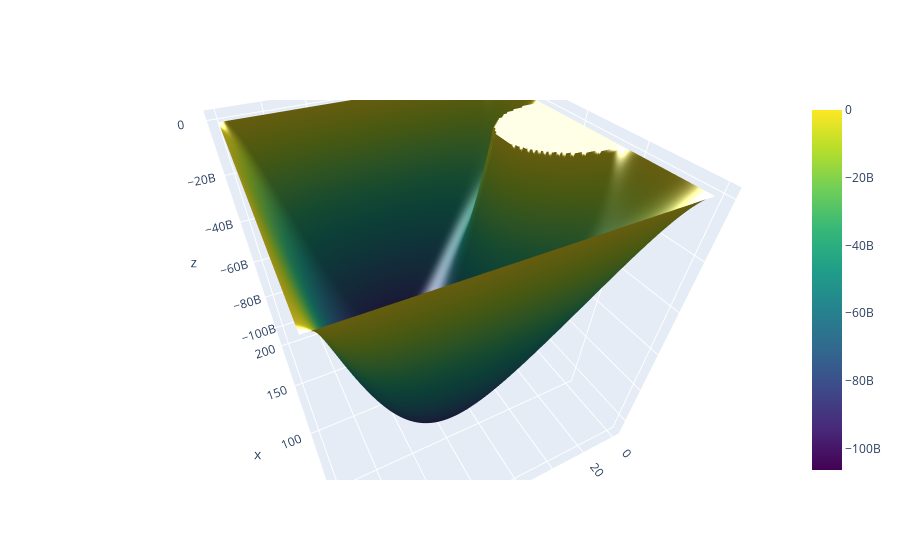

This figure's notebook cell:
### Code cell
lighting_effects = dict(ambient=0.4, diffuse=0.5, roughness = 0.9, specular=2, fresnel=0.2)
fig = go.Figure(go.Surface(
    #contours = {
    #    "x": {"show": True, "start": 1.5, "end": 2, "size": 0.04, "color":"white"},
    #    "z": {"show": True, "start": 0.5, "end": 0.8, "size": 0.05}
    #},
    x = list_x,
    y = list_y,
    z = A_values,
    colorscale='Viridis', lighting=lighting_effects
))
fig.update_layout(
        scene = {
            #"xaxis": { "nticks": 10, 
            #            "gridcolor":'rgb(255, 255, 255)',
            #            "zerolinecolor":'rgb(255, 255, 255)',
            #            "showbackground":True,
            #            "backgroundcolor":'rgb(230, 230,230)'},
            #"yaxis": {"nticks": 10,
            #            "gridcolor":'rgb(255, 255, 255)',
            #            "zerolinecolor":'rgb(255, 255, 255)',
            #            "showbackground":True,
            #            "backgroundcolor":'rgb(230, 230,230)'},
            #"zaxis": {"nticks": 4,
            #            "gridcolor":'rgb(255, 255, 255)',
            #            "zerolinecolor":'rgb(255, 255, 255)',
            #            "showbackground":True,
            #            "backgroundcolor":'rgb(230, 230,230)'},
            'camera_eye': {"x": -1, "y": 0.5, "z": 1},
            "aspectratio": {"x": 1, "y": 1, "z": 1}
        })
fig.show()

### Figure 1 — Plotly figure (JSON) as saved in the notebook; plotly's stock layout.template omitted (floating-point values rounded to 4 significant figures; data arrays with more than 128 entries replaced by an {"elided": "..."} marker saying what was removed)
{"data": [{"colorscale": [[0, "#440154"], [0.1111, "#482878"], [0.2222, "#3e4989"], [0.3333, "#31688e"], [0.4444, "#26828e"], [0.5556, "#1f9e89"], [0.6667, "#35b779"], [0.7778, "#6ece58"], [0.8889, "#b5de2b"], [1, "#fde725"]], "lighting": {"ambient": 0.4, "diffuse": 0.5, "fresnel": 0.2, "roughness": 0.9, "specular": 2}, "type": "surface", "x": [0, 2.128, 4.255, 6.383, 8.511, 10.64, 12.77, 14.89, 17.02, 19.15, 21.28, 23.4, 25.53, 27.66, 29.79, 31.91, 34.04, 36.17, 38.3, 40.43, 42.55, 44.68, 46.81, 48.94, 51.06, 53.19, 55.32, 57.45, 59.57, 61.7, 63.83, 65.96, 68.09, 70.21, 72.34, 74.47, 76.6, 78.72, 80.85, 82.98, 85.11, 87.23, 89.36, 91.49, 93.62, 95.74, 97.87, 100, 102.1, 104.3, 106.4, 108.5, 110.6, 112.8, 114.9, 117.0, 119.1, 121.3, 123.4, 125.5, 127.7, 129.8, 131.9, 134.0, 136.2, 138.3, 140.4, 142.6, 144.7, 146.8, 148.9, 151.1, 153.2, 155.3, 157.4, 159.6, 161.7, 163.8, 166.0, 168.1, 170.2, 172.3, 174.5, 176.6, 178.7, 180.9, 183.0, 185.1, 187.2, 189.4, 191.5, 193.6, 195.7, 197.9, 200], "y": [0, 1.489, 2.979, 4.468, 5.957, 7.447, 8.936, 10.43, 11.91, 13.4, 14.89, 16.38, 17.87, 19.36, 20.85, 22.34, 23.83, 25.32, 26.81, 28.3, 29.79, 31.28, 32.77, 34.26, 35.74, 37.23, 38.72, 40.21, 41.7, 43.19, 44.68, 46.17, 47.66, 49.15, 50.64, 52.13, 53.62, 55.11, 56.6, 58.09, 59.57, 61.06, 62.55, 64.04, 65.53, 67.02, 68.51, 70, 71.49, 72.98, 74.47, 75.96, 77.45, 78.94, 80.43, 81.91, 83.4, 84.89, 86.38, 87.87, 89.36, 90.85, 92.34, 93.83, 95.32, 96.81, 98.3, 99.79, 101.3, 102.8, 104.3, 105.7, 107.2, 108.7, 110.2, 111.7, 113.2, 114.7, 116.2, 117.7, 119.1, 120.6, 122.1, 123.6, 125.1, 126.6, 128.1, 129.6, 131.1, 132.6, 134.0, 135.5, 137.0, 138.5, 140], "z": {"elided": "95x95 int values"}}], "layout": {"scene": {"aspectratio": {"x": 1, "y": 1, "z": 1}, "camera": {"eye": {"x": -1, "y": 0.5, "z": 1}}}}}
